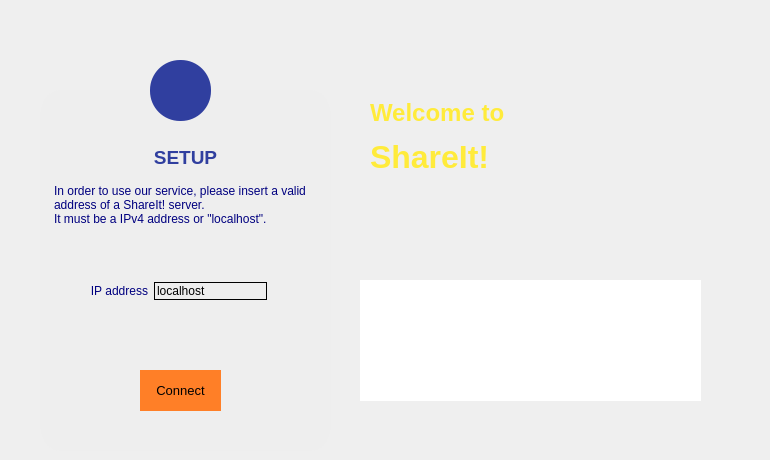
  <widget class="QWidget" name="connectPage">
   <widget class="QFrame" name="frame_12">
    <property name="geometry">
     <rect>
      <x>40</x>
      <y>90</y>
      <width>291</width>
      <height>361</height>
     </rect>
    </property>
    <property name="maximumSize">
     <size>
      <width>1300</width>
      <height>1000</height>
     </size>
    </property>
    <property name="styleSheet">
     <string notr="true">background-color: rgb(238, 238, 238);
border-radius: 20px solid;
</string>
    </property>
    <property name="frameShape">
     <enum>QFrame::StyledPanel</enum>
    </property>
    <property name="frameShadow">
     <enum>QFrame::Raised</enum>
    </property>
    <widget class="QPushButton" name="connectButton">
     <property name="geometry">
      <rect>
       <x>100</x>
       <y>280</y>
       <width>81</width>
       <height>41</height>
      </rect>
     </property>
     <property name="minimumSize">
      <size>
       <width>0</width>
       <height>0</height>
      </size>
     </property>
     <property name="maximumSize">
      <size>
       <width>180</width>
       <height>100</height>
      </size>
     </property>
     <property name="font">
      <font>
       <pointsize>10</pointsize>
      </font>
     </property>
     <property name="cursor">
      <cursorShape>PointingHandCursor</cursorShape>
     </property>
     <property name="styleSheet">
      <string notr="true">background-color: rgb(255, 127, 39);
color: black;
padding: 10px;</string>
     </property>
     <property name="text">
      <string>Connect</string>
     </property>
    </widget>
    <widget class="QLabel" name="connectLabel">
     <property name="geometry">
      <rect>
       <x>90</x>
       <y>50</y>
       <width>111</width>
       <height>36</height>
      </rect>
     </property>
     <property name="font">
      <font>
       <pointsize>8</pointsize>
      </font>
     </property>
     <property name="styleSheet">
      <string notr="true"/>
     </property>
     <property name="text">
      <string>&lt;html&gt;&lt;head/&gt;&lt;body&gt;&lt;p align=&quot;center&quot;&gt;&lt;span style=&quot; font-size:14pt; font-weight:600; color:#303f9f;&quot;&gt;SETUP&lt;/span&gt;&lt;/p&gt;&lt;/body&gt;&lt;/html&gt;</string>
     </property>
    </widget>
    <widget class="QTextBrowser" name="textBrowser_4">
     <property name="geometry">
      <rect>
       <x>10</x>
       <y>90</y>
       <width>281</width>
       <height>71</height>
      </rect>
     </property>
     <property name="styleSheet">
      <string notr="true">color: rgb(0, 0, 127);</string>
     </property>
     <property name="html">
      <string>&lt;!DOCTYPE HTML PUBLIC &quot;-//W3C//DTD HTML 4.0//EN&quot; &quot;http://www.w3.org/TR/REC-html40/strict.dtd&quot;&gt;
&lt;html&gt;&lt;head&gt;&lt;meta name=&quot;qrichtext&quot; content=&quot;1&quot; /&gt;&lt;style type=&quot;text/css&quot;&gt;
p, li { white-space: pre-wrap; }
&lt;/style&gt;&lt;/head&gt;&lt;body style=&quot; font-family:'MS Shell Dlg 2'; font-size:7.8pt; font-weight:400; font-style:normal;&quot;&gt;
&lt;p style=&quot; margin-top:0px; margin-bottom:0px; margin-left:0px; margin-right:0px; -qt-block-indent:0; text-indent:0px;&quot;&gt;&lt;span style=&quot; font-family:'MS Shell Dlg 2'; font-size:9pt;&quot;&gt;In order to use our service, please insert a valid address of a ShareIt! server.&lt;/span&gt;&lt;/p&gt;
&lt;p style=&quot; margin-top:0px; margin-bottom:0px; margin-left:0px; margin-right:0px; -qt-block-indent:0; text-indent:0px;&quot;&gt;&lt;span style=&quot; font-family:'MS Shell Dlg 2'; font-size:9pt;&quot;&gt;It must be a IPv4 address or &amp;quot;localhost&amp;quot;.&lt;/span&gt;&lt;/p&gt;&lt;/body&gt;&lt;/html&gt;</string>
     </property>
    </widget>
    <widget class="QWidget" name="layoutWidget">
     <property name="geometry">
      <rect>
       <x>50</x>
       <y>190</y>
       <width>177</width>
       <height>22</height>
      </rect>
     </property>
     <layout class="QHBoxLayout" name="horizontalLayout_4">
      <item>
       <widget class="QLabel" name="ipAddressLabel">
        <property name="text">
         <string>&lt;html&gt;&lt;head/&gt;&lt;body&gt;&lt;p align=&quot;right&quot;&gt;&lt;span style=&quot; color:#00007f;&quot;&gt;IP address&lt;/span&gt;&lt;/p&gt;&lt;/body&gt;&lt;/html&gt;</string>
        </property>
       </widget>
      </item>
      <item>
       <widget class="QLineEdit" name="ipAddressLineEdit">
        <property name="styleSheet">
         <string notr="true">border:1px solid;
</string>
        </property>
        <property name="text">
         <string>localhost</string>
        </property>
       </widget>
      </item>
     </layout>
    </widget>
   </widget>
   <widget class="QLabel" name="label_7">
    <property name="geometry">
     <rect>
      <x>370</x>
      <y>90</y>
      <width>189</width>
      <height>96</height>
     </rect>
    </property>
    <property name="text">
     <string>&lt;html&gt;&lt;head/&gt;&lt;body&gt;&lt;p&gt;&lt;span style=&quot; font-family:'MS Shell Dlg 2'; font-size:18pt; font-weight:600; color:#ffeb3b;&quot;&gt;Welcome to &lt;/span&gt;&lt;/p&gt;&lt;p&gt;&lt;span style=&quot; font-family:'MS Shell Dlg 2'; font-size:24pt; font-weight:600; color:#ffeb3b;&quot;&gt;ShareIt!&lt;/span&gt;&lt;/p&gt;&lt;/body&gt;&lt;/html&gt;</string>
    </property>
   </widget>
   <widget class="QLabel" name="labelIcon_4">
    <property name="geometry">
     <rect>
      <x>550</x>
      <y>40</y>
      <width>211</width>
      <height>201</height>
     </rect>
    </property>
    <property name="maximumSize">
     <size>
      <width>250</width>
      <height>250</height>
     </size>
    </property>
    <property name="text">
     <string/>
    </property>
    <property name="pixmap">
     <pixmap resource="textedit.qrc">:/images/labelIcon.png</pixmap>
    </property>
    <property name="scaledContents">
     <bool>true</bool>
    </property>
   </widget>
   <widget class="QTextBrowser" name="textBrowser_3">
    <property name="geometry">
     <rect>
      <x>360</x>
      <y>280</y>
      <width>341</width>
      <height>121</height>
     </rect>
    </property>
    <property name="styleSheet">
     <string notr="true">border:none;</string>
    </property>
    <property name="html">
     <string>&lt;!DOCTYPE HTML PUBLIC &quot;-//W3C//DTD HTML 4.0//EN&quot; &quot;http://www.w3.org/TR/REC-html40/strict.dtd&quot;&gt;
&lt;html&gt;&lt;head&gt;&lt;meta name=&quot;qrichtext&quot; content=&quot;1&quot; /&gt;&lt;style type=&quot;text/css&quot;&gt;
p, li { white-space: pre-wrap; }
&lt;/style&gt;&lt;/head&gt;&lt;body style=&quot; font-family:'MS Shell Dlg 2'; font-size:7.8pt; font-weight:400; font-style:normal;&quot;&gt;
&lt;p align=&quot;justify&quot; style=&quot; margin-top:0px; margin-bottom:0px; margin-left:0px; margin-right:0px; -qt-block-indent:0; text-indent:0px;&quot;&gt;&lt;span style=&quot; font-family:'MS Shell Dlg 2'; font-size:14pt; color:#ffffff;&quot;&gt;ShareIt! is a cooperative text editor which allows to one or more users to work and modify files without any conflict.&lt;/span&gt;&lt;/p&gt;&lt;/body&gt;&lt;/html&gt;</string>
    </property>
   </widget>
   <widget class="QToolButton" name="toolButton_10">
    <property name="enabled">
     <bool>false</bool>
    </property>
    <property name="geometry">
     <rect>
      <x>150</x>
      <y>60</y>
      <width>61</width>
      <height>61</height>
     </rect>
    </property>
    <property name="mouseTracking">
     <bool>false</bool>
    </property>
    <property name="styleSheet">
     <string notr="true">border-radius: 30px;
background-color: rgb(48, 63, 159);
</string>
    </property>
    <property name="text">
     <string/>
    </property>
    <property name="icon">
     <iconset resource="textedit.qrc">
      <normaloff>:/images/ip.png</normaloff>
      <disabledoff>:/images/ip.png</disabledoff>:/images/ip.png</iconset>
    </property>
    <property name="iconSize">
     <size>
      <width>45</width>
      <height>45</height>
     </size>
    </property>
    <property name="checkable">
     <bool>false</bool>
    </property>
    <property name="checked">
     <bool>false</bool>
    </property>
   </widget>
  </widget>
